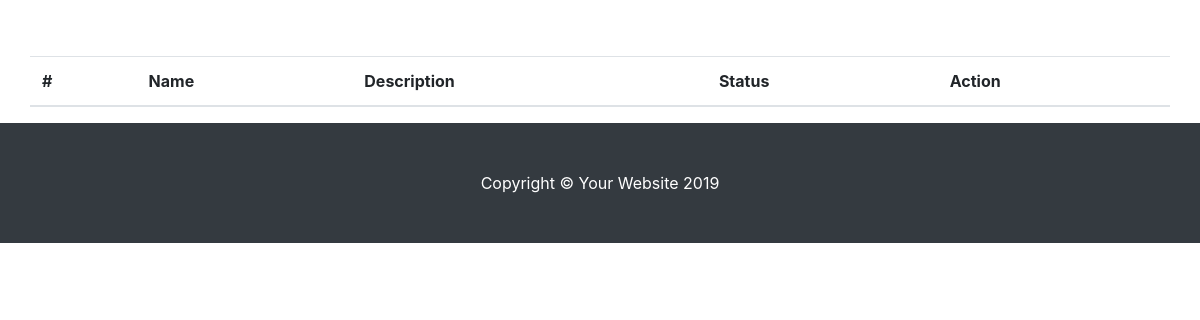
Before: /admin/utlits/category.php with the older database file.
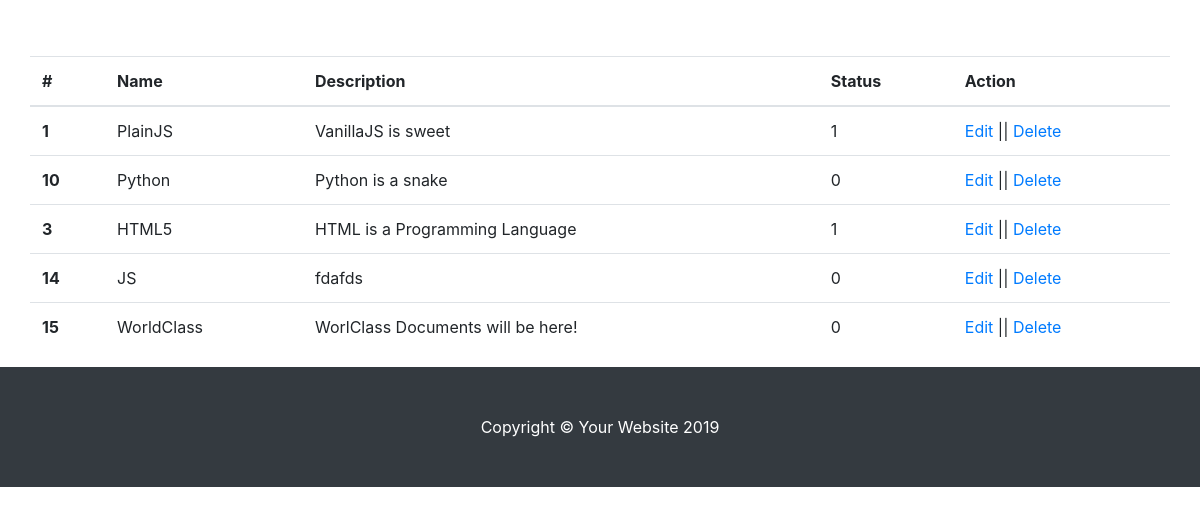
After: the same page with the newer database file.
### tables this page shows
CREATE TABLE `tbl_category` (
  `cat_id` int(11) NOT NULL,
  `cat_name` varchar(100) NOT NULL,
  `cat_description` varchar(255) NOT NULL,
  `cat_status` int(2) NOT NULL DEFAULT '0',
  `created_at` timestamp NOT NULL DEFAULT CURRENT_TIMESTAMP
);

### admin/utlits/category.php (the view, shortened to what this page needs)
<?php include "includes/header.php"; ?>
<?php include "db/conn.php"; ?>
<div class="container">
    <div class="row">
        <table class="table">
            <thead>
                <tr>
                    <th scope="col">#</th>
                    <th scope="col">Name</th>
                    <th scope="col">Description</th>
                    <th scope="col">Status</th>
                    <th scope="col">Action</th>
                </tr>
            </thead>
            <tbody>
                <?php
                $sql = "SELECT * FROM `tbl_category`";
                $result = $db->query($sql);
                while ($row = $result->fetch_assoc()) {
                    ?>
                    <tr>
                        <th scope="row"><?php echo $row['cat_id']; ?></th>
                        <td><?php echo $row['cat_name']; ?></td>
                        <td><?php echo $row['cat_description']; ?></td>
                        <td><?php echo $row['cat_status']; ?></td>
                        <td><a href="editCat.php?id=<?php echo $row['cat_id']; ?>"><i class="fa fa-facebook"></i> Edit</a> || <a href="?deleteid=<?php echo $row['cat_id']; ?>" onclick="return confirm('Are you sure?');"><i class="fa fa-facebook"></i> Delete</a></td>
                    </tr>
                <?php } ?>
            </tbody>
        </table>
    </div>
</div>
<?php include "includes/footer.php"; ?>

### includes/header.php (shortened to what this page needs)
<!DOCTYPE html>
<html lang="en">
<head>
    <link href="vendor/bootstrap/css/bootstrap.min.css" rel="stylesheet">
    <link href="css/bootstrap-tagsinput.css" rel="stylesheet">
    <link href="css/blog-home.css" rel="stylesheet">
    <link href="css/main.css" rel="stylesheet">
</head>
<body>

### includes/footer.php (shortened to what this page needs)
<footer class="py-5 bg-dark">
    <div class="container">
        <p class="m-0 text-center text-white">Copyright &copy; Your Website 2019</p>
    </div>
</footer>
</body>
</html>

### css/blog-home.css (style rules this page uses)
body { padding-top: 56px; }

Changed rows visible on the page:
added tbl_category: cat_id "1", cat_name "PlainJS", cat_description "VanillaJS is sweet", cat_status "1"
added tbl_category: cat_id "10", cat_name "Python", cat_description "Python is a snake", cat_status "0"
added tbl_category: cat_id "3", cat_name "HTML5", cat_description "HTML is a Programming Language", cat_status "1"
added tbl_category: cat_id "14", cat_name "JS", cat_description "fdafds", cat_status "0"
added tbl_category: cat_id "15", cat_name "WorldClass", cat_description "WorlClass Documents will be here!", cat_status "0"
